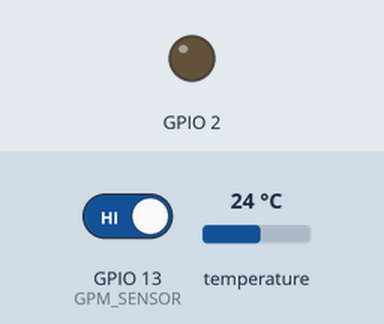
This sketch was run on a simulated ESP8266 (NodeMCU). On the bench: output pins drawn as LEDs (lit = HIGH). Inputs (shaded band) come from the test bench; at power-on: GPIO 13 (GPM_SENSOR) HIGH, temperature 24 °C. WiFi joins after 1.5 s; servers stay silent unless stated; no MQTT or app messages arrive unless stated.

Above: at 0.1 s.
At 1.5 s:
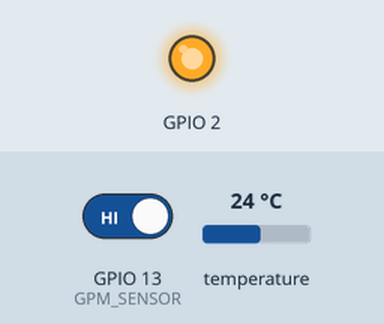
Timing chart, 0 to 3.0 s (numbered marks = the images above):
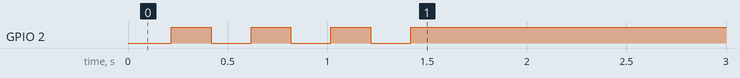

The sketch:

hem_wtrsft.ino
```cpp
#include <ESP8266WiFi.h>
#include <ESP8266mDNS.h>
#include <ArduinoOTA.h>

#include <PubSubClient.h>

// One Wire init straight from examples.
#include <OneWire.h>
#include <DallasTemperature.h>
#define ONE_WIRE_BUS 14
OneWire oneWire(ONE_WIRE_BUS);
DallasTemperature sensors(&oneWire);

WiFiClient espClient;

PubSubClient mqtt(espClient);

#include <Wire.h>

const char* server = "192.168.1.2";
const char* ssid     = "Mitchell";
const char* password = "easypassword";

//Time variables
unsigned long lastTemp;

boolean conversionInProgress = false;

void callback(char* topic, byte* payload, unsigned int length) {
  String payloads;
  for (int i = 0; i < length; i++) {
    payloads += (char)payload[i];
  }
}

void wifiConnect() {
  WiFi.mode(WIFI_STA);
  WiFi.hostname("wtrsft");
  WiFi.begin(ssid, password);
  while (WiFi.status() != WL_CONNECTED) {
    delay(200);
    digitalWrite(2, !digitalRead(2));
  }
  digitalWrite(2, 1);
}

void mqttConnect() {
  mqtt.setServer(server, 1883);
  mqtt.setCallback(callback);
  if (mqtt.connect(WiFi.hostname().c_str())) {
  }
}

#define GPM_SENSOR 13

volatile unsigned int gpmPulse = 0;
unsigned long gpmNewTime, gpmOldTime;

ICACHE_RAM_ATTR void gpmPulsed() {
  gpmPulse++;
}

// UDP Removed - Stub function to allow compilation if calls exist
void sendBroadcast(String topic, String value) {
  return;
}

void setup() {
  Serial.begin(9600);

  pinMode(2, OUTPUT);
  digitalWrite(2, 0);

  //Enable external interrupt of digital I/O pin 11
  pinMode(GPM_SENSOR, INPUT_PULLUP);
  attachInterrupt(GPM_SENSOR, gpmPulsed, FALLING);
  gpmOldTime = millis();

  sensors.setWaitForConversion(false);
  sensors.begin(); // Start 1-Wire bus once at startup

  ArduinoOTA.onStart([]() {
    Serial.println("Start");
  });
  ArduinoOTA.onEnd([]() {
    Serial.println("\nEnd");
  });
  ArduinoOTA.onProgress([](unsigned int progress, unsigned int total) {
    Serial.printf("Progress: %u%%\r", (progress / (total / 100)));
    digitalWrite(2, !digitalRead(2));
  });
  ArduinoOTA.onError([](ota_error_t error) {
    Serial.printf("Error[%u]: ", error);
    if (error == OTA_AUTH_ERROR) Serial.println("Auth Failed");
    else if (error == OTA_BEGIN_ERROR) Serial.println("Begin Failed");
    else if (error == OTA_CONNECT_ERROR) Serial.println("Connect Failed");
    else if (error == OTA_RECEIVE_ERROR) Serial.println("Receive Failed");
    else if (error == OTA_END_ERROR) Serial.println("End Failed");
  });

  wifiConnect();

  mqttConnect();
  ArduinoOTA.setHostname("wtrsft");
  ArduinoOTA.begin();
}

void loop() {

  if (WiFi.status() != WL_CONNECTED) {
    wifiConnect();
  }

  if (!mqtt.connected()) {
    mqttConnect();
  }

    unsigned int currentPulses;
    noInterrupts();
    currentPulses = gpmPulse;
    if (currentPulses >= 50) {
      gpmPulse -= 50;
      interrupts();

      gpmNewTime = millis();
      unsigned long duration = gpmNewTime - gpmOldTime;

      // Compute GPM. 200 pulses per gallon. Send GPM every quart (50 pulses).
      // Safety: Prevent division by zero and handle very fast pulses
      if (duration > 0) {
        float currentGPM = 15000.0 / duration;
        String valStr = String(currentGPM);
        mqtt.publish("water/GPM", valStr.c_str());
      }

      gpmOldTime = gpmNewTime;
    } else {
      interrupts();
    }

    if (millis() - lastTemp > 15000) {
    //Send temp date every 30 seconds.
    lastTemp = millis();


    //Non blocking temp conversion.
    conversionInProgress = true;
    sensors.requestTemperatures();
  }

  //Temp conversion in progress, ask if its ready.
  if (conversionInProgress) {
    //    if (sensors.isConversionAvailable(0)) {
    if (millis() > lastTemp + 2000) {
      //Send address and value for all devices.
      int sensorCount = sensors.getDeviceCount();

      for (int val = 0; val < sensorCount; val++) {
        uint8_t addr[8];
        sensors.getAddress(addr, val);
        String address = "temp/";
        for (uint8_t i = 0; i < 8; i++)
        {
          // zero pad the address if necessary
          if (addr[i] < 16) address = address + String(0);
          address = address + String(addr[i], HEX);
        }

        float temp = sensors.getTempFByIndex(val);

        if (temp > -196.6 && temp < 185) {
          String valStr = String(temp);
          mqtt.publish(address.c_str(), valStr.c_str());
        }
      }
      conversionInProgress = false;
    }
  }

  MDNS.update();
  mqtt.loop();
  ArduinoOTA.handle();
}
```
